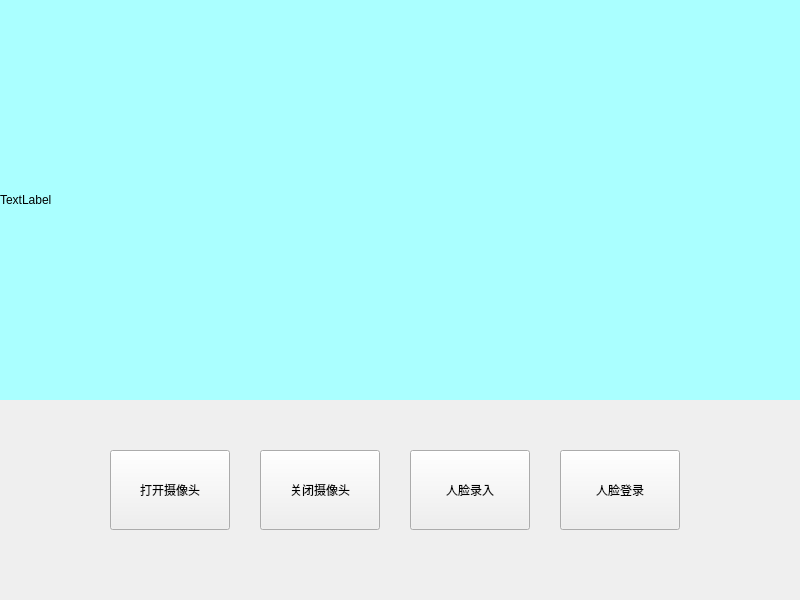
<?xml version="1.0" encoding="UTF-8"?>
<ui version="4.0">
 <class>faceframe</class>
 <widget class="QWidget" name="faceframe">
  <property name="geometry">
   <rect>
    <x>0</x>
    <y>0</y>
    <width>800</width>
    <height>600</height>
   </rect>
  </property>
  <property name="windowTitle">
   <string>Form</string>
  </property>
  <widget class="QLabel" name="cameraLab">
   <property name="geometry">
    <rect>
     <x>0</x>
     <y>0</y>
     <width>800</width>
     <height>400</height>
    </rect>
   </property>
   <property name="styleSheet">
    <string notr="true">background-color: rgb(170, 255, 255);</string>
   </property>
   <property name="text">
    <string>TextLabel</string>
   </property>
  </widget>
  <widget class="QPushButton" name="openCameraBtn">
   <property name="geometry">
    <rect>
     <x>110</x>
     <y>450</y>
     <width>120</width>
     <height>80</height>
    </rect>
   </property>
   <property name="text">
    <string>打开摄像头</string>
   </property>
  </widget>
  <widget class="QPushButton" name="closeCameraBtn">
   <property name="geometry">
    <rect>
     <x>260</x>
     <y>450</y>
     <width>120</width>
     <height>80</height>
    </rect>
   </property>
   <property name="text">
    <string>关闭摄像头</string>
   </property>
  </widget>
  <widget class="QPushButton" name="inputFaceBtn">
   <property name="geometry">
    <rect>
     <x>410</x>
     <y>450</y>
     <width>120</width>
     <height>80</height>
    </rect>
   </property>
   <property name="text">
    <string>人脸录入</string>
   </property>
  </widget>
  <widget class="QPushButton" name="pushButton_4">
   <property name="geometry">
    <rect>
     <x>560</x>
     <y>450</y>
     <width>120</width>
     <height>80</height>
    </rect>
   </property>
   <property name="text">
    <string>人脸登录</string>
   </property>
  </widget>
 </widget>
 <resources/>
 <connections/>
</ui>
